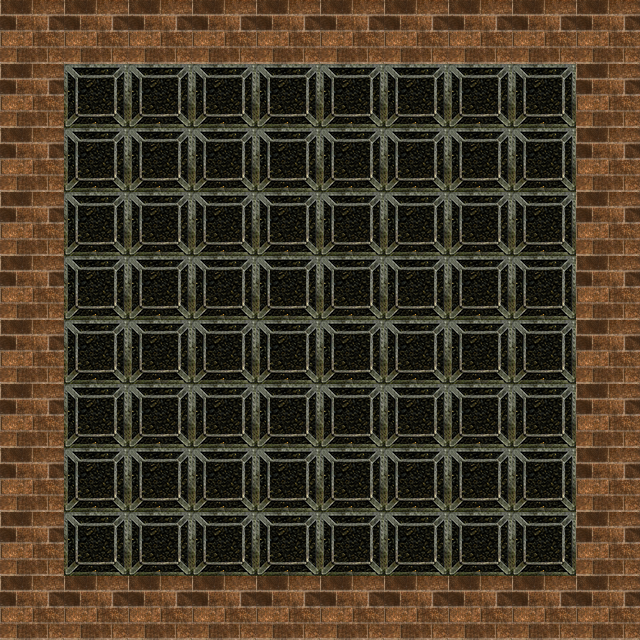

A 2D game scene composited from a Tiled map and its tileset images. What follows is a short description and the map's XML, with each tile layer's data collapsed to a summary:
An orthogonal 10x10 tile map with 64x64 px tiles, 2 tile layers (ground, walls).

<map version="1.0" orientation="orthogonal" renderorder="right-down" width="10" height="10" tilewidth="64" tileheight="64" nextobjectid="1">
 <tileset firstgid="1" name="test" tilewidth="64" tileheight="64" tilecount="256">
  <image source="terrain-6.png" width="1024" height="1024" />
  <tile id="7">
   <properties>
    <property name="wall" value="" />
   </properties>
  </tile>
 </tileset>
 <layer name="ground" width="10" height="10">
  <data>[100 cells, 64 non-empty, 1 distinct tile ids]</data>
 </layer>
 <layer name="walls" width="10" height="10">
  <data>[100 cells, 36 non-empty, 1 distinct tile ids]</data>
 </layer>
</map>